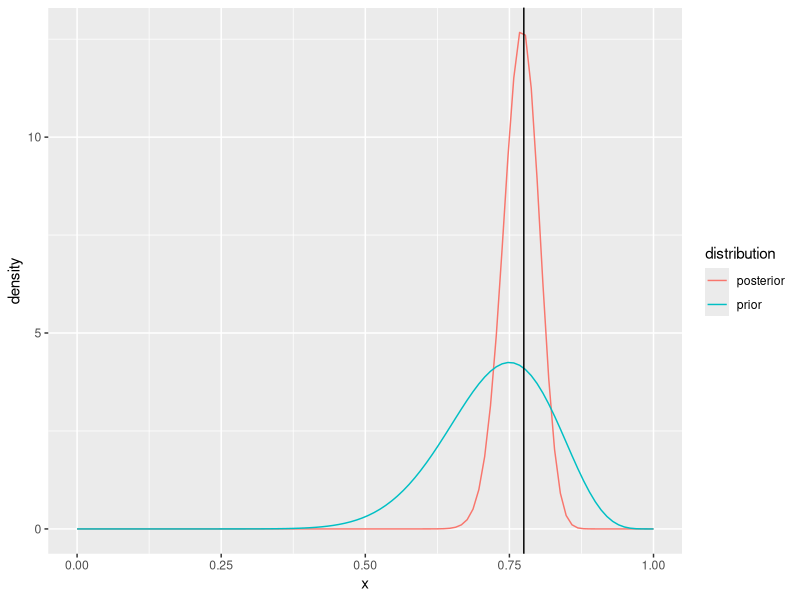
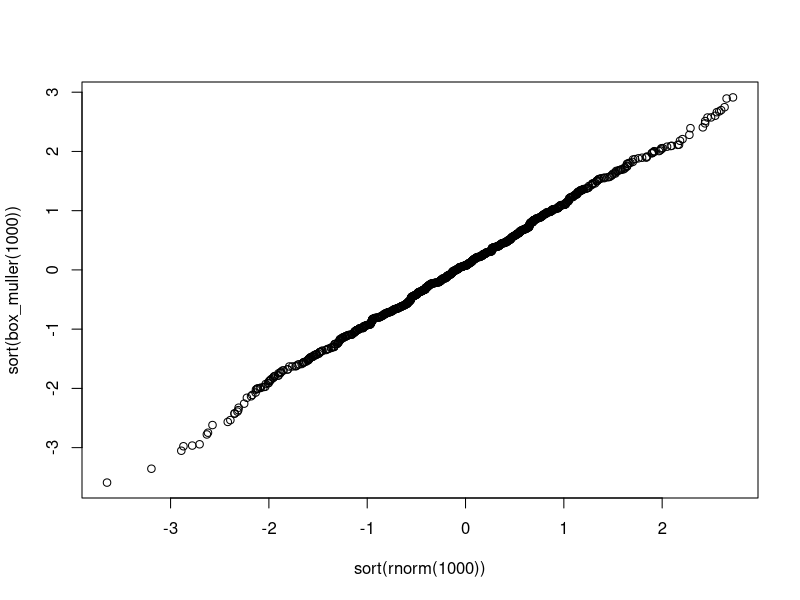
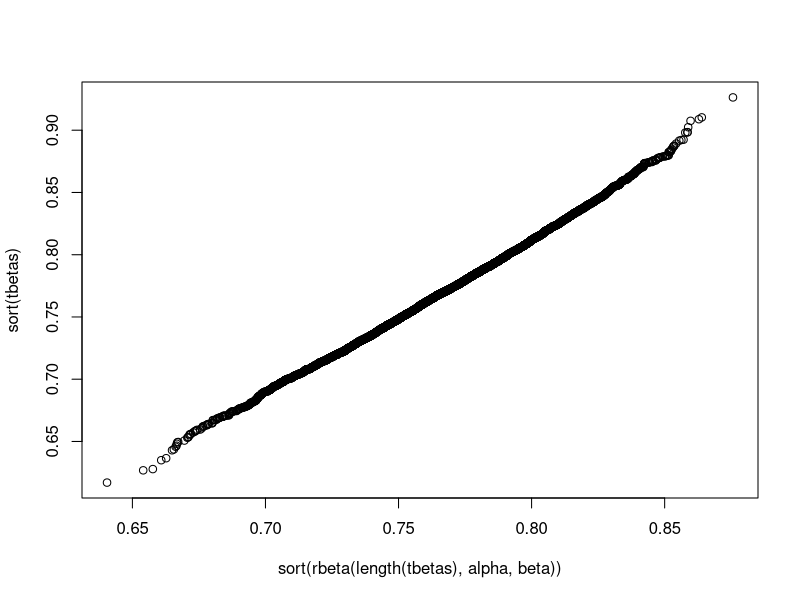
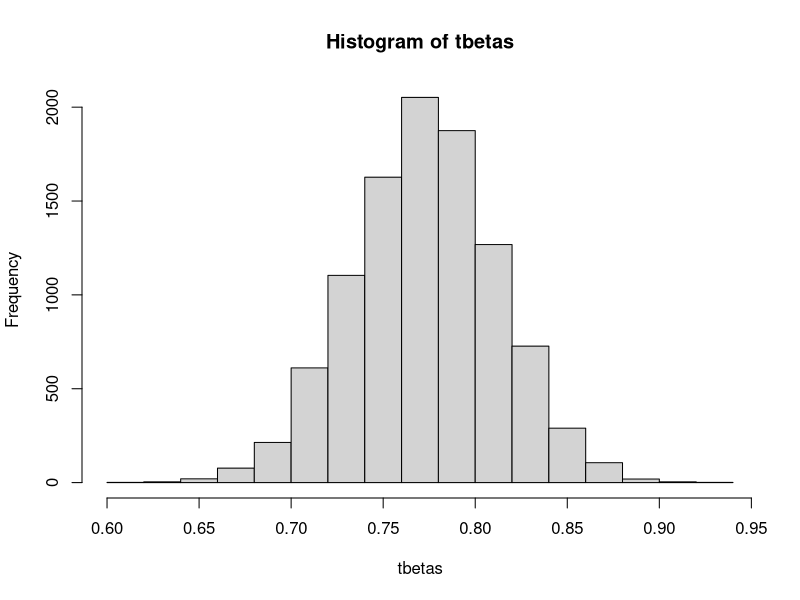

The R script that drew these images, in order:
## ---- chunk 1
knitr::opts_chunk$set(echo = TRUE)
## ---- chunk 2
library(tidyr)
library(ggplot2)
library(tidyverse)
## ---- chunk 3
y_trials = c(10, 50, 35, 25, 40)
y_failures = c(2, 8, 12, 6, 8)
y_successes = y_trials - y_failures
print(sum(y_trials)) # Value for n
print(sum(y_successes)) # Value for s
print(sum(y_successes)/sum(y_trials)) # Value for y_bar
## ---- chunk 4
a = 16
b = 6

plot_beta_prior = function(successes , trials , a , b , n){
  
  binary_data <- tibble(x=seq(from = 0 , to = 1 , len = n)) %>%
    mutate(prior = dbeta(x , a , b)) %>%
    mutate(posterior = dbeta(x , successes + a , trials - successes + b))%>%
    pivot_longer(cols = c(2,3) , names_to = 'distribution' , values_to = 'density')
  
  ggplot(binary_data) +
    geom_line(aes(x = x , y = density , col = distribution)) +
    geom_vline(xintercept = successes/trials)
}

# Prior has an effect
plot_beta_prior(sum(y_successes) , sum(y_trials) , a , b , 100)
## ---- chunk 5
N = 1e4
alpha = 140
beta = 42

# Box Muller for sampling normals
box_muller = function(N){
  M = ceiling(N/2)
  thetas = runif(M)*2*pi
  Us = runif(M)
  Ws = -2*log(1-Us)
  X1 = sqrt(Ws)*cos(thetas)
  X2 = sqrt(Ws)*sin(thetas)
  c(X1 , X2)[1:N]
}
# Check how well it approximates a normal dist
plot(sort(rnorm(1000)) , sort(box_muller(1000)))

# Normal Envelope for Beta
betaSams = function(n , a, b){
  A = a - 1
  B = b - 1
  xhat = A/(A+B)
  H = -1*(A^(1/3) + B^(1/3))^3
  Zs = box_muller(n) # substitute Normal sampler via ox Muller
  Xus = xhat + Zs*(sqrt(-1/H))
  hxhat = A*log(xhat)+ B*log(1-xhat)
  c = gamma(a)*gamma(b)/gamma(a+b)
  k = exp(hxhat)*sqrt(-2*pi/H)
  # Any negative numbers are already not worth considering
  Xus = Xus[Xus >= 0]
  # Initiate just as many random unifs (0,1)
  Us = runif(length(Xus))
  # Acceptance-Rejection step
  Xus[Us*exp(hxhat)*exp(H/2)*(Xus - xhat)^2 <= (Xus^A)*((1-Xus)^B)]
}

# Get the accepted samples
x = betaSams(N , alpha , beta)
tbetas = x[!is.na(x)]

# Check how well it approximates a Beta dist
plot(sort(rbeta(length(tbetas) , alpha , beta)) , sort(tbetas))

hist(tbetas)
## ---- chunk 6
# Variables
trials = 65

# Bernoulli from Uniform
binarify = function(num , theta){
  # theta is the probability of success
  # though not enforced by the function, we will use this in a context where
  # theta is a probability and num is a random draw from a U(0,1) distribution
  if (num >= theta){
    return(0)
  }
  else{
    return(1)
  }
}

# Binomial Sampler - Count successes
binomial = function(trials , theta){
  # trials is number of bernoulli experiments
  # theta is the probability of a success
  # Generate 'trials' number of samples from U(0,1)
  Us = runif(trials)
  # create an empty vec - this will store the results of our 'trials' number
  # of Bernoulli experiments
  bin_vec = c()
  for (i in seq_along(Us)){
    # perform bernoulli experiment
    val = sapply(Us[i] , binarify , theta)
    # store results
    bin_vec = c(bin_vec , val)
  }
  # return the number of successes
  return(sum(bin_vec))
}

binomial_samples_gen = function(N , trials , thetas){
  # Run the binomial sampler N times. See distribution
  ySamples = c()
  for (i in 1:N){
    ySamples = c(ySamples , binomial(trials , sample(thetas , 1)))
  }
  return(ySamples)
}

# Generate
ySamples = binomial_samples_gen(N , trials , tbetas)

# Monte Carlo estimate
phat = sum(ySamples>50)/N
# Monte Carlo error
MCerror = sqrt(phat*(1-phat)/N)

print(paste('The MC estimate is', round(phat, 6), 'and the MC error is' ,round(MCerror , 6)))

print(paste('(',round(phat-1.96*MCerror , 6), ',',round(phat+1.96*MCerror , 6),') is a 95% C.I'))
